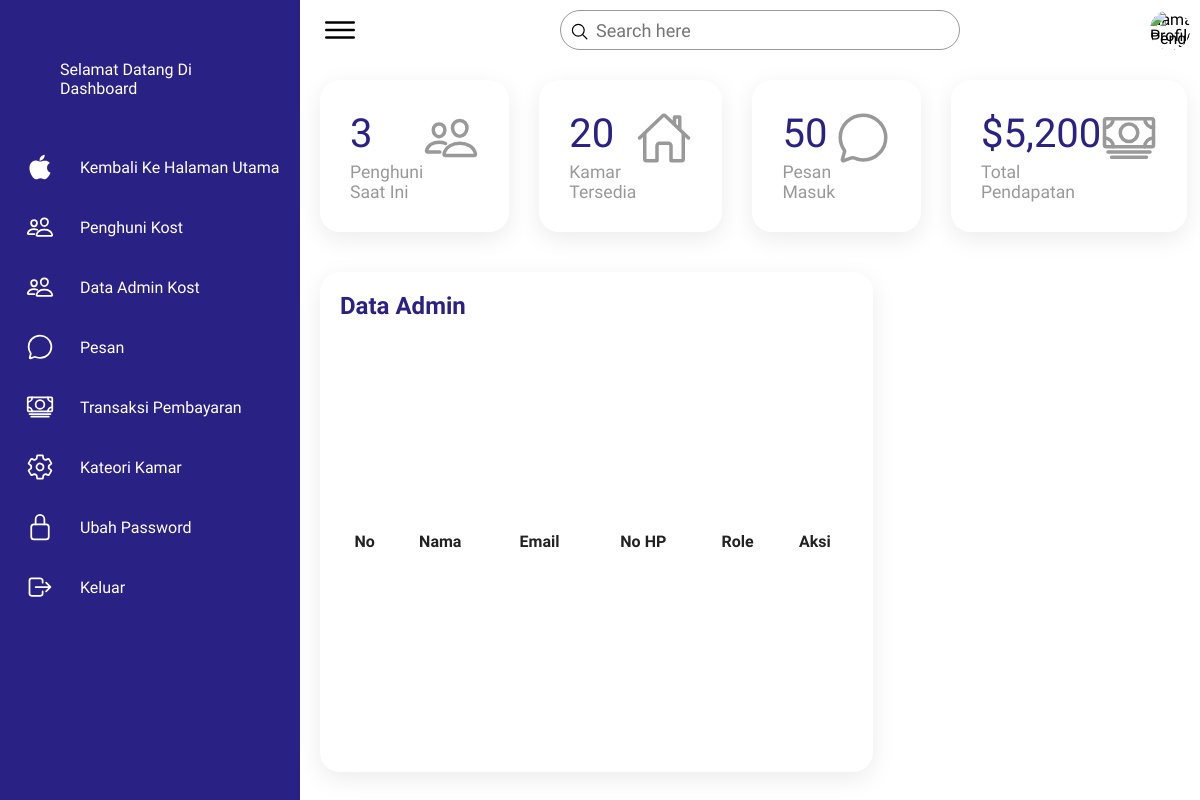
Page /dataUser.php on the earlier database version.
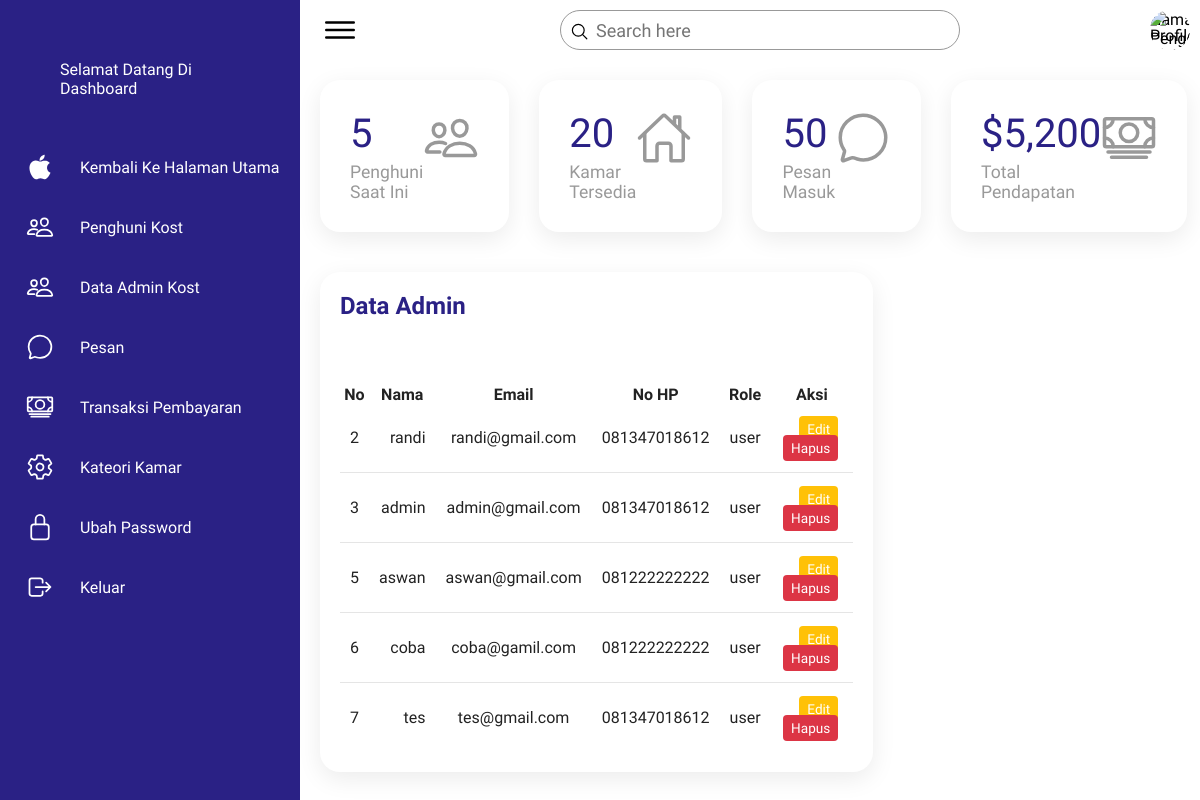
Same page on the later database version.
### tables this page shows
CREATE TABLE `pengguna_222271` (
  `id_222271` int(11) NOT NULL,
  `nama_222271` varchar(100) NOT NULL,
  `email_222271` varchar(100) NOT NULL,
  `username_222271` varchar(255) NOT NULL,
  `nomorTelepon_222271` varchar(15) NOT NULL,
  `foto_222271` varchar(255) DEFAULT NULL,
  `role_222271` enum('user','admin') DEFAULT 'user'
);

### config/fungsi.php (called while the page is built, shortened)
<?php
$db = mysqli_connect('localhost', 'root', '', '222271_royandi');
function query($query)
{
    global $db;
    $result = mysqli_query($db, $query);
    $rows = [];
    while ($row = mysqli_fetch_assoc($result)) {
        $rows[] = $row;
    }
    return $rows;
}

### dataUser.php (the view, shortened to what the changed rows need)
<?php
require 'config/fungsi.php';
$rows = query("SELECT * FROM pengguna_222271 WHERE role_222271 = 'user'");
$totalPenghuniQuery = query("SELECT COUNT(*) AS total FROM pengguna_222271");
$totalPenghuni = $totalPenghuniQuery[0]['total'] ?? 0;
?>
<!DOCTYPE html>
<html lang="en">
<head>
    <link rel="stylesheet" href="https://cdn.jsdelivr.net/npm/sweetalert2@11/dist/sweetalert2.min.css">
</head>
<link rel="stylesheet" href="dhasboard/assets/css/style.css">
</head>
<body>
    <div class="container">
        <div class="main">
            <div class="cardBox">
                <div class="card">
                    <div>
                        <div class="numbers"><?php echo $totalPenghuni; ?></div>
                        <div class="cardName">Penghuni Saat Ini</div>
                    </div>
                </div>
            </div>
            <div class="details">
                <div class="recentOrders">
                    <div class="cardHeader">
                        <h2>Data Admin</h2>
                    </div>
                    <table>
                        <thead>
                            <tr>
                                <th>No</th>
                                <th>Nama</th>
                                <th>Email</th>
                                <th>No HP</th>
                                <th>Role</th>
                                <th>Aksi</th>
                            </tr>
                        </thead>
                        <tbody>
                            <?php foreach ($rows as $row): ?>
                                <tr>
                                    <td><?php echo $row['id_222271']; ?></td>
                                    <td><?php echo $row['nama_222271']; ?></td>
                                    <td><?php echo $row['email_222271']; ?></td>
                                    <td><?php echo $row['nomorTelepon_222271']; ?></td>
                                    <td><?php echo $row['role_222271']; ?></td>
                                    <td>
                                        <a href="edit2.php?id=<?php echo $row['id_222271']; ?>" class="btn btn-warning btn-sm">Edit</a>
                                        <a href="#" class="btn btn-danger btn-sm" onclick="confirmDelete(<?php echo $row['id_222271']; ?>)">Hapus</a>
                                    </td>
                                </tr>
                            <?php endforeach; ?>
                        </tbody>
                    </table>
                </div>
            </div>
        </div>
    </div>
</body>
</html>

Differences in the rows shown:
now on this page (row edited): pengguna_222271: id_222271 "2", nama_222271 "randi", email_222271 "randi@gmail.com", nomorTelepon_222271 "081347018612", role_222271 "user"
now on this page (row edited): pengguna_222271: id_222271 "3", nama_222271 "admin", email_222271 "admin@gmail.com", nomorTelepon_222271 "081347018612", role_222271 "user"
added pengguna_222271: id_222271 "5", nama_222271 "aswan", email_222271 "aswan@gmail.com", nomorTelepon_222271 "081222222222", role_222271 "user"
added pengguna_222271: id_222271 "6", nama_222271 "coba", email_222271 "coba@gamil.com", nomorTelepon_222271 "081222222222", role_222271 "user"
added pengguna_222271: id_222271 "7", nama_222271 "tes", email_222271 "tes@gmail.com", nomorTelepon_222271 "081347018612", role_222271 "user"
Other differences:
$totalPenghuni: "3" → "5"
